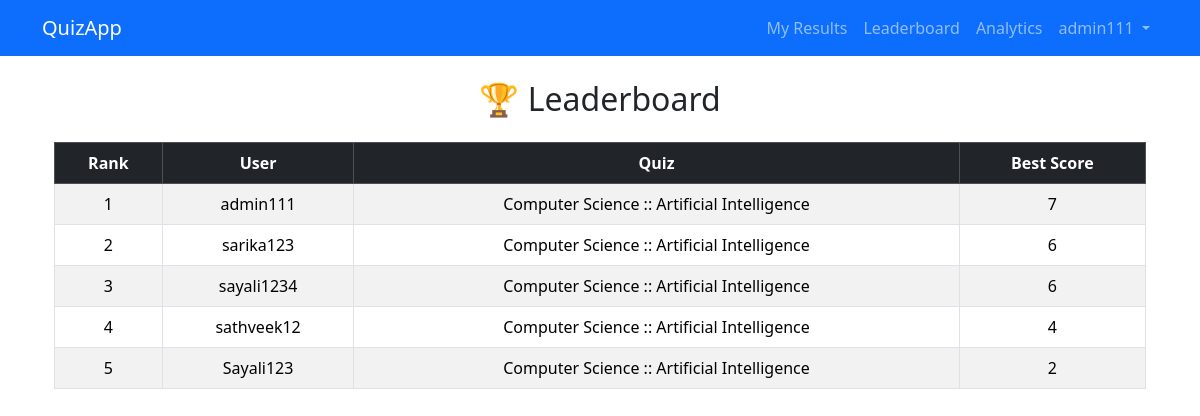
Page /leaderboard/ (signed in) on the committed database.
### quiz_app/models.py (models this page shows, shortened)
class Quiz(models.Model):
    title = models.CharField(max_length=200)
    description = models.TextField(blank=True)
    time_limit = models.PositiveIntegerField(
        help_text="Time in minutes"
    )

### quiz_app/views.py (the view)
# urls.py: path('leaderboard/', views.leaderboard, name='leaderboard'),
def leaderboard(request):
    leaderboard_data = (
        Attempt.objects
        .values("user__username", "quiz__title")
        .annotate(best_score=Max("score"))
        .order_by("-best_score")
    )
    return render(request, "quiz_app/leaderboard.html", {
        "leaderboard": leaderboard_data
    })

### quiz_app/templates/quiz_app/leaderboard.html (shortened to what this page needs)
{% extends "quiz_app/base.html" %}
{% block content %}
<div class="container">
    <h2 class="text-center mb-4">🏆 Leaderboard</h2>
    <table class="table table-striped table-bordered text-center">
        <thead class="table-dark">
            <tr>
                <th>Rank</th>
                <th>User</th>
                <th>Quiz</th>
                <th>Best Score</th>
            </tr>
        </thead>
        <tbody>
            {% for entry in leaderboard %}
            <tr>
                <td>{{ forloop.counter }}</td>
                <td>{{ entry.user__username }}</td>
                <td>{{ entry.quiz__title }}</td>
                <td>{{ entry.best_score }}</td>
            </tr>
            {% empty %}
            <tr>
                <td colspan="4">No attempts yet</td>
            </tr>
            {% endfor %}
        </tbody>
    </table>
</div>
{% endblock %}

### quiz_app/templates/quiz_app/base.html (shortened to what this page needs)
<!DOCTYPE html>
<html lang="en">
<head>
    <link href="https://cdn.jsdelivr.net/npm/bootstrap@5.3.2/dist/css/bootstrap.min.css" rel="stylesheet">
</head>
<body>
<nav class="navbar navbar-expand-lg navbar-dark bg-primary">
    <div class="container">
        <a class="navbar-brand" href="{% url 'home' %}">QuizApp</a>
        <div class="collapse navbar-collapse" id="navbarNav">
            <ul class="navbar-nav ms-auto">
                {% if user.is_authenticated %}
                    <li class="nav-item">
                        <a class="nav-link" href="{% url 'results' %}">My Results</a>
                    </li>
                      <li class="nav-item">
                <a class="nav-link" href="{% url 'leaderboard' %}">Leaderboard</a>
                </li>
                <li class="nav-item">
    <a class="nav-link" href="{% url 'analytics' %}">Analytics</a>
</li>
                    <li class="nav-item dropdown">
                        <a class="nav-link dropdown-toggle" href="#" role="button"
                           data-bs-toggle="dropdown">
                            {{ user.username }}
                        </a>
                    </li>
                {% endif %}
            </ul>
        </div>
    </div>
</nav>
<main class="container py-4">
    {% block content %}{% endblock %}
</main>
</body>
</html>

### rows in the picture
Quiz: user__username "sarika123", quiz__title "Computer Science :: Artificial Intelligence", best_score "6", user__username "sayali1234", user__username "sathveek12", best_score "4", user__username "Sayali123", best_score "2"

### other values in the picture
{{ user.username }} "admin111"
{{ entry.user__username }} "admin111"
{{ entry.quiz__title }} "Computer Science :: Artificial Intelligence"
{{ entry.best_score }} "7"
